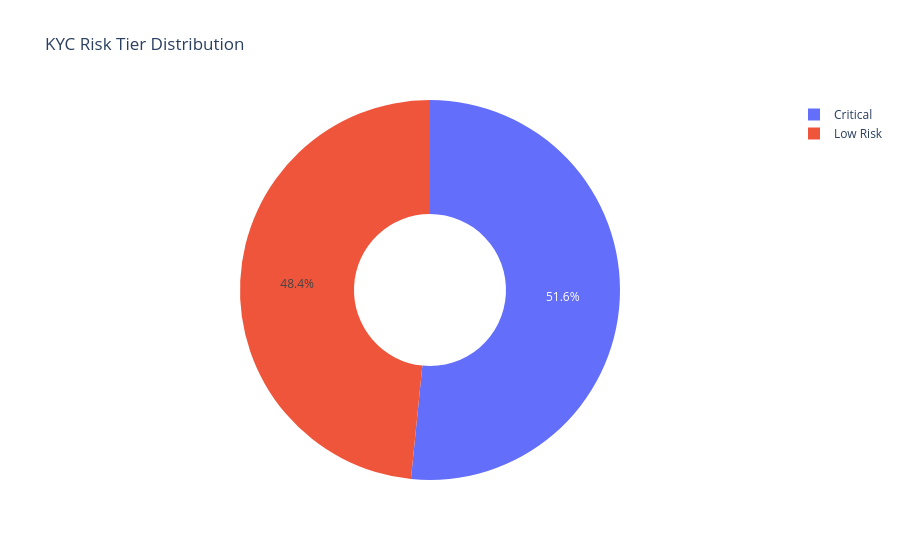
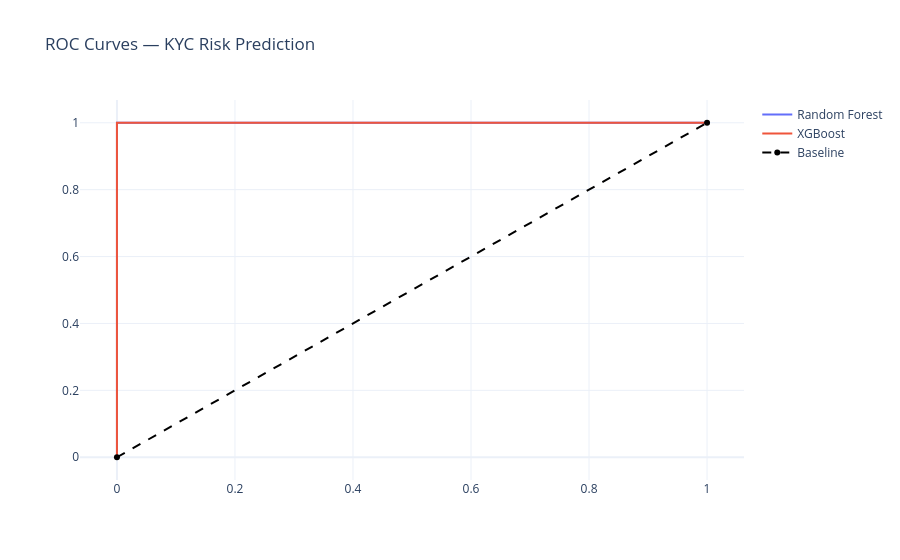
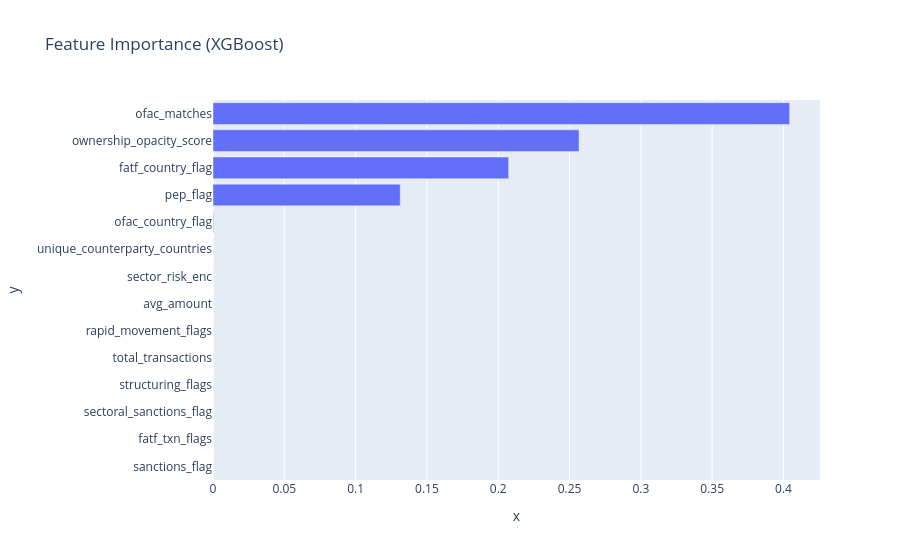
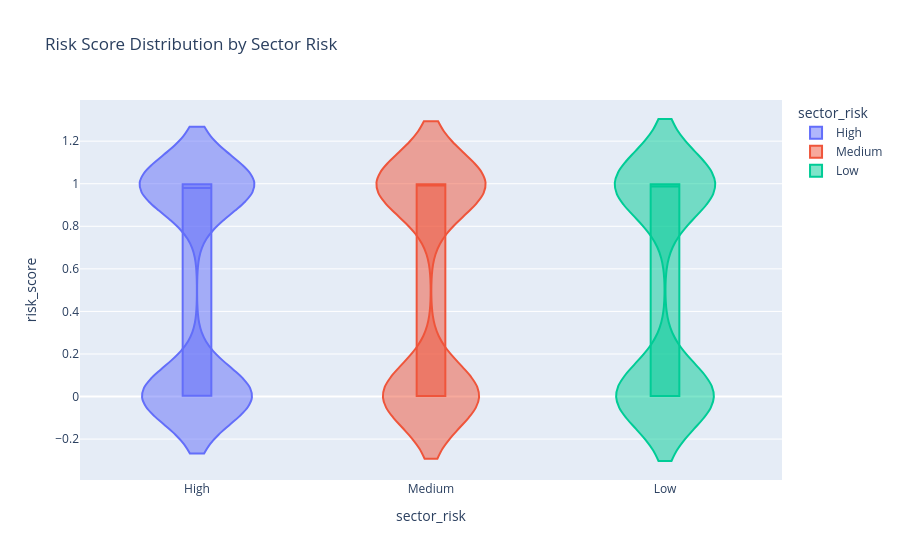

Write notebook code for charts like these, in order.
### Code cell
# ── Visualizations ──
# Plot 1: Risk tier distribution
fig1 = px.pie(df, names='risk_level', title='KYC Risk Tier Distribution', hole=0.4)
fig1.show()

# Plot 2: ROC curves
fig2 = go.Figure()
for name, prob in [('Random Forest', rf_prob), ('XGBoost', xgb_prob)]:
    fpr, tpr, _ = roc_curve(y_test, prob)
    fig2.add_trace(go.Scatter(x=fpr, y=tpr, name=name))
fig2.add_trace(go.Scatter(x=[0, 1], y=[0, 1], name="Baseline", line=dict(color='black', dash='dash')))
fig2.update_layout(title="ROC Curves — KYC Risk Prediction", template='plotly_white')
fig2.show()

# Plot 3: Feature importance
xgb_fi = pd.Series(xgb_kyc.feature_importances_, index=feature_cols).sort_values()
fig3 = px.bar(x=xgb_fi.values, y=xgb_fi.index, orientation='h', title="Feature Importance (XGBoost)")
fig3.show()

# Plot 4: Risk score distribution by sector_risk
fig4 = px.violin(df, x='sector_risk', y='risk_score', color='sector_risk', box=True, title="Risk Score Distribution by Sector Risk")
fig4.show()

# Plot 5: Country risk heatmap
fig5 = px.bar(q3, x='country', y='avg_risk', color='critical_count', title="Average KYC Risk Score by Country")
fig5.show()

# Plot 6: PEP x Sanctions matrix
q2_pivot = q2.pivot(index='pep_flag', columns='sanctions_flag', values='avg_risk_score').fillna(0)
fig6 = px.imshow(q2_pivot, text_auto=True, title="PEP x Sanctions: Avg Risk Score")
fig6.show()

# Plot 7: Confusion matrix
cm = confusion_matrix(y_test, xgb_pred)
fig7 = px.imshow(cm, text_auto=True, title="XGBoost Confusion Matrix", labels=dict(x="Predicted", y="Actual"), x=['Low Risk','High Risk'], y=['Low Risk','High Risk'])
fig7.show()

# Plot 8: Risk score by client_type
fig8 = px.box(df, x='client_type', y='risk_score', color='client_type', title="Risk Score by Client Type")
fig8.show()

### Figure 1 — Plotly figure (JSON) as saved in the notebook; plotly's stock layout.template omitted (floating-point values rounded to 4 significant figures; data arrays with more than 128 entries replaced by an {"elided": "..."} marker saying what was removed)
{"data": [{"domain": {"x": [0.0, 1.0], "y": [0.0, 1.0]}, "hole": 0.4, "hovertemplate": "risk_level=%{label}<extra></extra>", "labels": {"elided": "2000 str values"}, "legendgroup": "", "name": "", "showlegend": true, "type": "pie"}], "layout": {"legend": {"tracegroupgap": 0}, "title": {"text": "KYC Risk Tier Distribution"}}}

### Figure 2 — Plotly figure (JSON) as saved in the notebook; plotly's stock layout.template omitted (floating-point values rounded to 4 significant figures)
{"data": [{"name": "Random Forest", "type": "scatter", "x": [0.0, 0.0, 0.0, 0.0, 0.0, 0.0, 0.0, 0.0, 0.0, 0.0, 0.0, 0.0, 0.0, 0.0, 0.0, 0.0, 0.0, 0.0, 0.0, 0.0, 0.0, 0.0, 0.0, 0.0, 0.005155, 0.02062, 0.03608, 0.06701, 0.07216, 0.08247, 0.1031, 0.1134, 0.1392, 0.1598, 0.2113, 0.2526, 0.3454, 0.4381, 0.4948, 0.6031, 0.7423, 0.8969, 1.0], "y": [0.0, 0.3204, 0.4078, 0.4563, 0.5097, 0.5437, 0.6262, 0.6699, 0.699, 0.7427, 0.7718, 0.7913, 0.7961, 0.835, 0.8495, 0.8738, 0.8932, 0.9126, 0.9272, 0.9515, 0.9612, 0.9757, 0.9854, 1.0, 1.0, 1.0, 1.0, 1.0, 1.0, 1.0, 1.0, 1.0, 1.0, 1.0, 1.0, 1.0, 1.0, 1.0, 1.0, 1.0, 1.0, 1.0, 1.0]}, {"name": "XGBoost", "type": "scatter", "x": [0.0, 0.0, 0.0, 0.0, 0.0, 0.0, 0.0, 0.0, 0.0, 0.0, 0.0, 0.0, 0.005155, 0.01546, 0.2216, 0.232, 0.3711, 0.3866, 0.4691, 0.4794, 0.6804, 0.6907, 0.768, 0.7784, 0.8299, 0.8402, 1.0], "y": [0.0, 0.004854, 0.01456, 0.1602, 0.1699, 0.3641, 0.3738, 0.4029, 0.4126, 0.4175, 0.4272, 1.0, 1.0, 1.0, 1.0, 1.0, 1.0, 1.0, 1.0, 1.0, 1.0, 1.0, 1.0, 1.0, 1.0, 1.0, 1.0]}, {"line": {"color": "black", "dash": "dash"}, "name": "Baseline", "type": "scatter", "x": [0, 1], "y": [0, 1]}], "layout": {"title": {"text": "ROC Curves — KYC Risk Prediction"}}}

### Figure 3 — Plotly figure (JSON) as saved in the notebook; plotly's stock layout.template omitted (floating-point values rounded to 4 significant figures)
{"data": [{"hovertemplate": "x=%{x}<br>y=%{y}<extra></extra>", "legendgroup": "", "marker": {"color": "#636efa", "pattern": {"shape": ""}}, "name": "", "orientation": "h", "showlegend": false, "textposition": "auto", "type": "bar", "x": [0.0, 0.0, 1.886e-06, 1.068e-05, 1.101e-05, 1.418e-05, 2.213e-05, 2.299e-05, 2.441e-05, 0.0003649, 0.1313, 0.2073, 0.2567, 0.4043], "xaxis": "x", "y": ["sanctions_flag", "fatf_txn_flags", "sectoral_sanctions_flag", "structuring_flags", "total_transactions", "rapid_movement_flags", "avg_amount", "sector_risk_enc", "unique_counterparty_countries", "ofac_country_flag", "pep_flag", "fatf_country_flag", "ownership_opacity_score", "ofac_matches"], "yaxis": "y"}], "layout": {"barmode": "relative", "legend": {"tracegroupgap": 0}, "title": {"text": "Feature Importance (XGBoost)"}, "xaxis": {"anchor": "y", "domain": [0.0, 1.0], "title": {"text": "x"}}, "yaxis": {"anchor": "x", "domain": [0.0, 1.0], "title": {"text": "y"}}}}

### Figure 4 — Plotly figure (JSON) as saved in the notebook; plotly's stock layout.template omitted (floating-point values rounded to 4 significant figures; data arrays with more than 128 entries replaced by an {"elided": "..."} marker saying what was removed)
{"data": [{"alignmentgroup": "True", "box": {"visible": true}, "hovertemplate": "sector_risk=%{x}<br>risk_score=%{y}<extra></extra>", "legendgroup": "High", "marker": {"color": "#636efa"}, "name": "High", "offsetgroup": "High", "orientation": "v", "scalegroup": "True", "showlegend": true, "type": "violin", "x": {"elided": "920 str values"}, "x0": " ", "xaxis": "x", "y": {"elided": "920 float values"}, "y0": " ", "yaxis": "y"}, {"alignmentgroup": "True", "box": {"visible": true}, "hovertemplate": "sector_risk=%{x}<br>risk_score=%{y}<extra></extra>", "legendgroup": "Medium", "marker": {"color": "#EF553B"}, "name": "Medium", "offsetgroup": "Medium", "orientation": "v", "scalegroup": "True", "showlegend": true, "type": "violin", "x": {"elided": "585 str values"}, "x0": " ", "xaxis": "x", "y": {"elided": "585 float values"}, "y0": " ", "yaxis": "y"}, {"alignmentgroup": "True", "box": {"visible": true}, "hovertemplate": "sector_risk=%{x}<br>risk_score=%{y}<extra></extra>", "legendgroup": "Low", "marker": {"color": "#00cc96"}, "name": "Low", "offsetgroup": "Low", "orientation": "v", "scalegroup": "True", "showlegend": true, "type": "violin", "x": {"elided": "495 str values"}, "x0": " ", "xaxis": "x", "y": {"elided": "495 float values"}, "y0": " ", "yaxis": "y"}], "layout": {"legend": {"title": {"text": "sector_risk"}, "tracegroupgap": 0}, "title": {"text": "Risk Score Distribution by Sector Risk"}, "violinmode": "overlay", "xaxis": {"anchor": "y", "categoryarray": ["High", "Medium", "Low"], "categoryorder": "array", "domain": [0.0, 1.0], "title": {"text": "sector_risk"}}, "yaxis": {"anchor": "x", "domain": [0.0, 1.0], "title": {"text": "risk_score"}}}}
